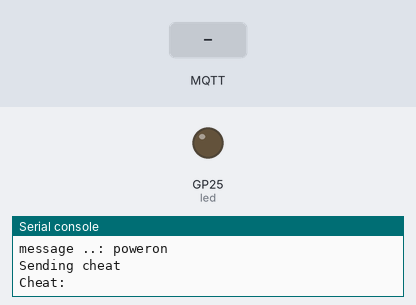
A program run on a simulated Raspberry Pi Pico running MicroPython. Parts: output pins drawn as LEDs (lit = HIGH), the last lines printed to the serial console. Inputs (shaded band) come from the test bench. WiFi joins after 1.5 s; a reset restarts the program; random numbers come from a fixed seed; no MQTT or app messages arrive unless stated; values from a settings file that is not in the repository are placeholders; the clock reads 2024-03-15 10:24:30 at power-on unless the program sets it.

Above: at 2.8 s.
2.9 s: MQTT message "on" arrives on the first subscribed topic
At 4.1 s:
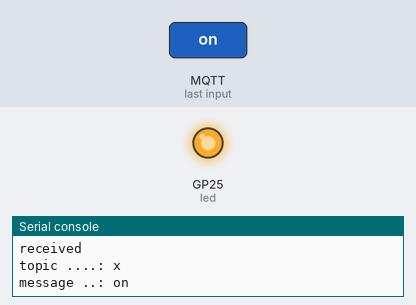
4.4 s: MQTT message "reset" arrives on the first subscribed topic
Timing chart, 0 to 7.4 s (numbered marks = the images above; inputs shaded):
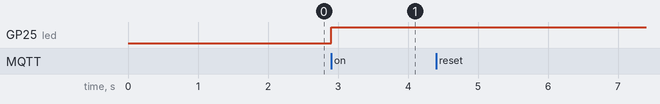

The program:

main.py
```python
"""
Project: Rosycov Mirror
File:    main.py (for RM device pn)
Target:  Raspberry Pi Pico W with RP2040
Description: TEMPLATE
Puzzle n in the Rosycov Mirror series.
"""
from config import *
import errno
import gc
import machine
import network
import random
import time
import ubinascii
from umqtt.simple import MQTTClient

# Setup built in PICO LED as Output
led = machine.Pin('LED',machine.Pin.OUT)

# ----------------------------------------------------------

# perform a soft reset
def reset():
    debug()
    print('Reset:')
    time.sleep(5)
    machine.reset()

# gah!
def debug():
    print('Debug:')
    print(f'memory used {gc.mem_alloc()}')
    print(f'memory free {gc.mem_free()}')

# cheat for the game master
def cheat():
    print('Cheat:')
    pass

# messages from subscriptions will be delivered to this callback
def sub_cb(topic, msg):
    global led

    print('received')
    print(f'topic ....: {topic.decode()}')
    print(f'message ..: {msg.decode()}')

    if 'reset' in msg.decode():
        reset()
    elif 'debug' in msg.decode():
        debug()
    elif 'cheat' in msg.decode():
        cheat()
    elif 'on' in msg.decode():
        led.value(1)
    elif 'off'in msg.decode():
        led.value(0)
    else:
        print(f'unknown command {msg}')

# publish a message on a topic to the mqtt broker
def mqtt_publish(client, topic, message):
    client.publish(topic, message)

    print('sent')
    print(f'client....: {client}')
    print(f'topic ....: {topic}')
    print(f'message ..: {message}')

# notify the console the puzzle is solved
def solved():
    debug()

# ----------------------------------------------------------
def main():
    last_publish = 0
    publish_interval = 1

    print('connecting to WiFi')
    sta_if = network.WLAN(network.STA_IF)
    ap_if = network.WLAN(network.AP_IF)

    ap_if.active(False)
    sta_if.active(True)
    sta_if.connect(ssid, ssid_pw)

    while not sta_if.isconnected(): pass

    print(f'Connecting to MQTT Broker :: {mqtt_broker}')
    mqttClient = MQTTClient(mqtt_client_id, mqtt_broker, user=mqtt_username, password=mqtt_password, keepalive=60)
    mqttClient.connect()

    print(f'Subscribing to MQTT Broker :: {mqtt_broker}')
    mqttClient.set_callback(sub_cb)
    mqttClient.subscribe(mqtt_subscribe_topic)
    print(f'Subscribed to {mqtt_subscribe_topic} listening for message')

    # tell the console we are up and running
    print(f'Sending status = online')
    mqtt_publish(mqttClient, mqtt_root + '/status', 'poweron')

    # give the game master needed information
    print(f'Sending cheat')
    cheat()

    while 1==1:
        mqttClient.check_msg()
        if (time.time() - last_publish) >= publish_interval:
            r = random.randint(1,100)
            mqttClient.publish(mqtt_root + '/random', str(r).encode())
            last_publish = time.time()

    # solution achieved!
    solved()

# ----------------------------------------------------------
if __name__ == '__main__':
    main()

# ----------------------------------------------------------
# ----------------------------------------------------------
```

Measured:
- after the input at 2.9 s, GP25 (led): LOW → HIGH at once
